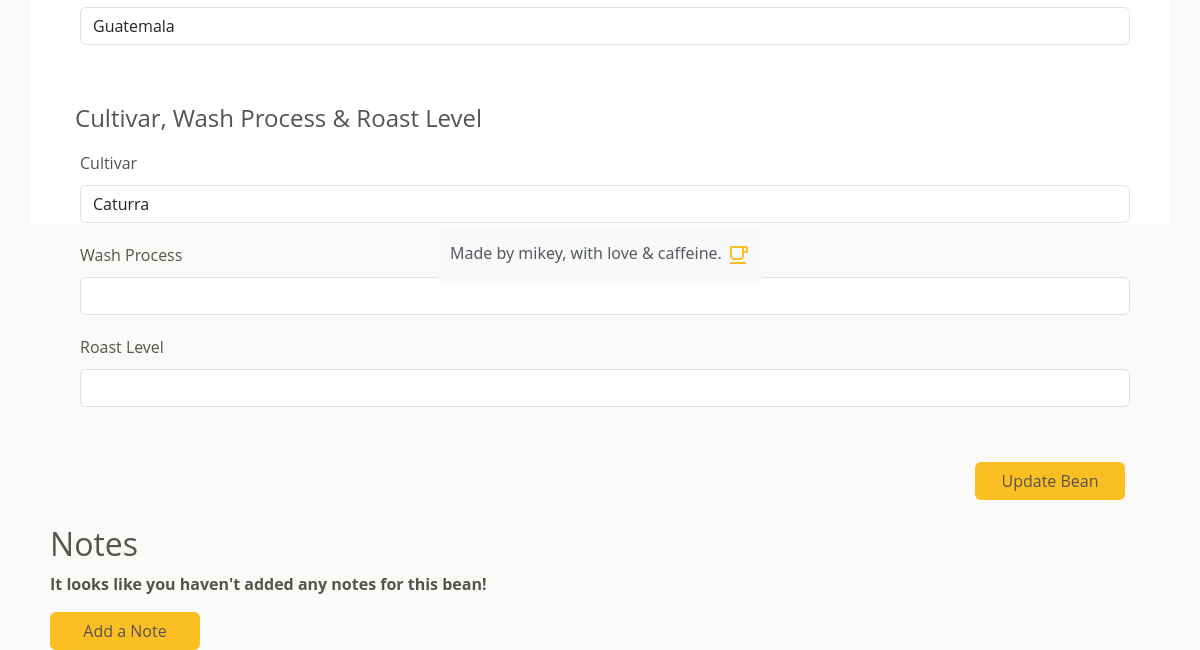
Before: /bean/1 (signed in, lower part) with the older database file.
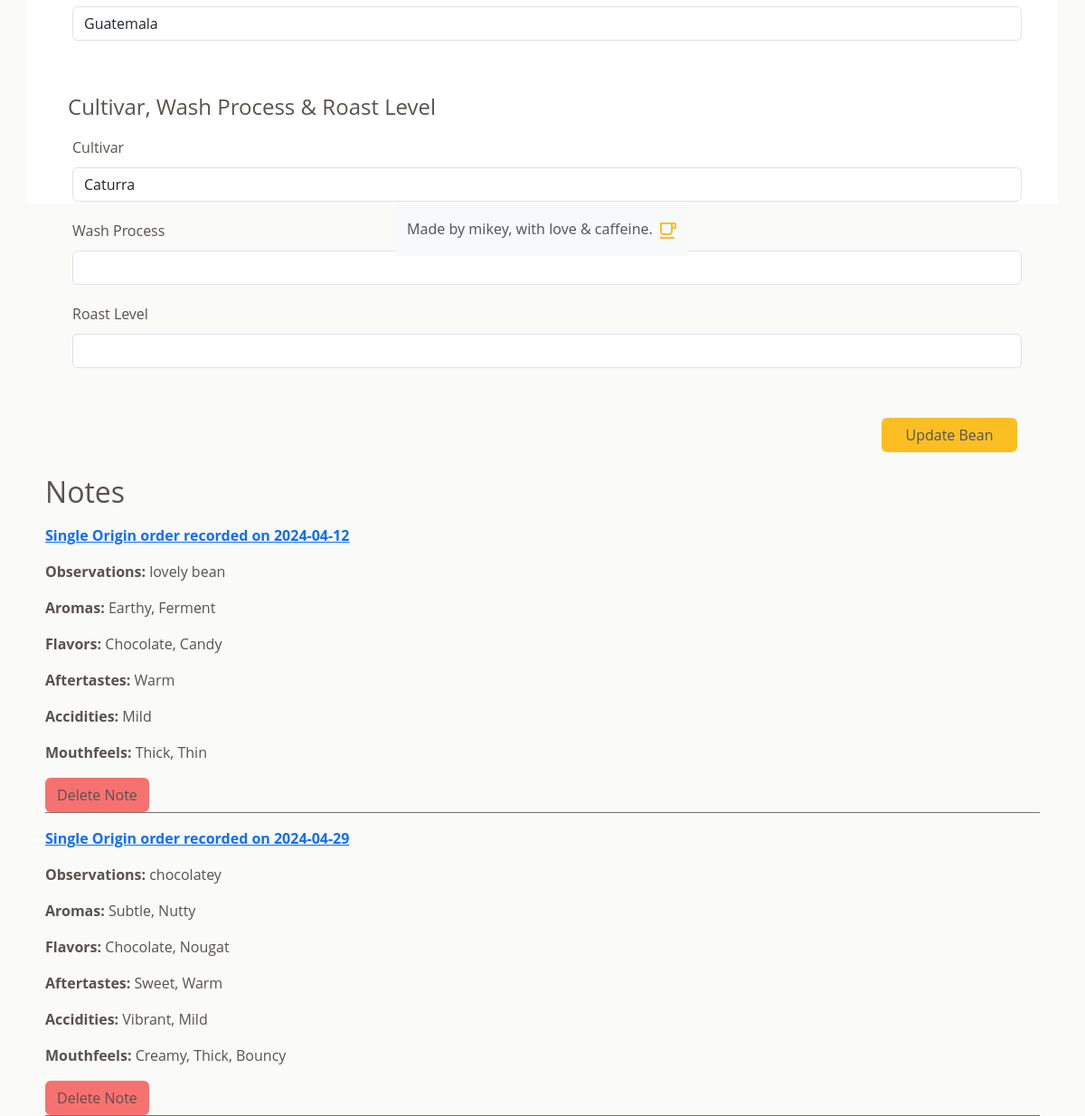
After: the same page with the newer database file.
### ch_100_app/models.py (models this page shows, shortened)
class Bean(db.Model):
    id = db.Column(db.Integer, primary_key=True)
    name = db.Column(db.String(60), nullable=False)
    origin = db.Column(db.String(100), nullable=False)
    cultivar = db.Column(db.String(60))
    wash_process = db.Column(db.Enum(WashProcess), nullable=False)
    roast_level = db.Column(db.Enum(RoastLevel), nullable=False)
    created_by_id = db.Column(db.Integer, db.ForeignKey("user.id"), nullable=False)
    notes = db.relationship("Note", back_populates="bean")
    created_by = db.relationship("User")

class Note(db.Model):
    id = db.Column(db.Integer, primary_key=True)
    bean_id = db.Column(db.Integer, db.ForeignKey("bean.id"), nullable=False)
    created_by_id = db.Column(db.Integer, db.ForeignKey("user.id"), nullable=False)
    order = db.Column(db.Enum(OrderCategory), default=OrderCategory.SINGLE_ORIGIN)
    brew_method = db.Column(db.Enum(BrewMethod), default=BrewMethod.DRIP)
    date_recorded = db.Column(db.Date, default=datetime.utcnow)
    observations = db.Column(db.Text, nullable=False)
    bean = db.relationship("Bean", back_populates="notes")
    created_by = db.relationship("User")
    aromas = db.relationship(
        "Aroma", secondary=note_aroma, backref=db.backref("notes", lazy="dynamic")
    )
    flavors = db.relationship(
        "Flavor", secondary=note_flavor, backref=db.backref("notes", lazy="dynamic")
    )
    aftertastes = db.relationship(
        "Aftertaste",
        secondary=note_aftertaste,
        backref=db.backref("notes", lazy="dynamic"),
    )
    acidities = db.relationship(
        "Acidity", secondary=note_acidity, backref=db.backref("notes", lazy="dynamic")
    )
    mouthfeels = db.relationship(
        "Mouthfeel",
        secondary=note_mouthfeel,
        backref=db.backref("notes", lazy="dynamic"),
    )

### ch_100_app/main/routes.py (the view, shortened to what this page needs)
@main.route("/bean/<bean_id>", methods=["GET", "POST"])
@login_required
def bean_detail(bean_id):
    bean = Bean.query.get(bean_id)
    form = BeanForm(obj=bean)
    form.submit.label.text = "Update Bean"
    form.wash_process.value = bean.wash_process
    form.wash_process.placeholder = bean.wash_process
    print(form.wash_process)
    print(bean.wash_process)
    notes = bean.notes
    return render_template("bean_detail.html", bean=bean, form=form, notes=notes)

### ch_100_app/extensions.py (called while the page is built)
@login_manager.user_loader
def load_user(user_id):
    return User.query.get(user_id)

### ch_100_app/utils.py (called while the page is built)
    def __str__(self):
        return str(self.value)

### ch_100_app/templates/bean_detail.html (shortened to what this page needs)
{% extends 'base.html' %}
{% from "_render_field.html" import render_field %}
{% block content %}
<form method="POST" action="{{ url_for('main.bean_detail', bean_id=bean.id) }}">
    <section>
    <fieldset>
      {{ render_field(form.origin) }}
    </fieldset>
  </section>
  <section>
    <fieldset>
      <legend>Cultivar, Wash Process & Roast Level</legend>
      {{ render_field(form.cultivar) }}
      {{ render_field(form.wash_process) }}
      {{ render_field(form.roast_level) }}
    </fieldset>
  </section>
  <section>
    <fieldset>
      {{ form.submit(class="btn")}}
    </fieldset>
  </section>
</form>
<h2>Notes</h1>
{% if notes %}
  {% for note in notes %}
    <div class="bean_detail_order">
      <a href="/note/{{ note.id }}"<p><strong>{{ note.order}} order recorded on {{ note.date_recorded }}</strong></p></a>
      <div>
        <p><strong>Observations:</strong> {{ note.observations }}</p>
        {% set aroma_names = [] %}
        {% for aroma in note.aromas %}
            {% set _ = aroma_names.append(aroma.name) %}
        {% endfor %}
        <p><strong>Aromas:</strong> {{ aroma_names|join(', ') }}</p>
        {% set flavor_names = [] %}
        {% for flavor in note.flavors %}
            {% set _ = flavor_names.append(flavor.name) %}
        {% endfor %}
        <p><strong>Flavors:</strong> {{ flavor_names|join(', ') }}</p>
        {% set aftertaste_names = [] %}
        {% for aftertaste in note.aftertastes %}
            {% set _ = aftertaste_names.append(aftertaste.name) %}
        {% endfor %}
        <p><strong>Aftertastes:</strong> {{ aftertaste_names|join(', ') }}</p>
        {% set acidity_names = [] %}
        {% for acidity in note.acidities %}
            {% set _ = acidity_names.append(acidity.name) %}
        {% endfor %}
        <p><strong>Accidities:</strong> {{ acidity_names|join(', ') }}</p>
        {% set mouthfeel_names = [] %}
        {% for mouthfeel in note.mouthfeels %}
            {% set _ = mouthfeel_names.append(mouthfeel.name) %}
        {% endfor %}
        <p><strong>Mouthfeels:</strong> {{ mouthfeel_names|join(', ') }}</p>
        <form method="POST" action="/delete_note/{{ note.id }}">
          <button type="submit" class="btn delete">Delete Note</button>
        </form>
      </div>    </div>
  {% endfor %}
{% else %}
  <p><strong>It looks like you haven't added any notes for this bean!</strong></p>
  <button id="add-a-note" class="btn"><a href="{{ url_for('main.new_note') }}">Add a Note</a>
{% endif %}
{% endblock %}

### ch_100_app/templates/base.html (shortened to what this page needs)
<!DOCTYPE html>
<html lang="en">
  <head>
    <link
      href="https://cdn.jsdelivr.net/npm/bootstrap@5.3.3/dist/css/bootstrap.min.css"
      rel="stylesheet"
    />
    <link rel="stylesheet" href="/static/style.css" />
  </head>
  <body>
    <div id="base-content">
       {% block content %} {% endblock %}
    </div>
  </body>
  <footer class="footer mt-auto py-3 bg-body-tertiary">
    <div class="container">
      <span class="text-body-secondary"
        >Made by mikey, with love & caffeine.
      </span>
    </div>
  </footer>
</html>

### ch_100_app/templates/_render_field.html (shortened to what this page needs)
{% macro render_field(field) %}
<div class="form-group">
  {{ field.label(class="form-control-label") }}
  {{ field(class="form-control", **kwargs) }}
</div>
{% endmacro %}

### ch_100_app/static/style.css (style rules this page uses)
html { height: 100%; }
body { display: flex; flex-direction: column; align-items: center; background-color: #fafaf9; height: 100%; }
#base-content { font-family: 'Open Sans', sans-serif; color: #57534e; width: 95%; background-color: white; padding: 20px; height: 100%; }
fieldset { display: flex; flex-direction: column; margin: 20px 0; padding: 20px; }
fieldset * { margin: 5px; }
fieldset input { padding: 5px; }
input[type='submit'] { width: 150px; align-self: flex-end; color: #57534e; }
.btn { background-color: #fbbf24; }
.delete { color: #57534e; background-color: #f87171; }
fieldset { margin-top: 0; margin-bottom: 0; }
.bean_detail_order { border-bottom: 1px solid #78716c; margin: 1rem 0px; }
footer { margin-top: auto; }

Changed rows visible on the page:
added Note: order "Single Origin", date_recorded "2024-04-12", observations "lovely bean", aroma_names "Earthy, Ferment", flavor_names "Chocolate, Candy", aftertaste_names "Warm", acidity_names "Mild", mouthfeel_names "Thick, Thin"
added Note: order "Single Origin", date_recorded "2024-04-29", observations "chocolatey", aroma_names "Subtle, Nutty", flavor_names "Chocolate, Nougat", aftertaste_names "Sweet, Warm", acidity_names "Vibrant, Mild", mouthfeel_names "Creamy, Thick, Bouncy"
Other visible differences:
text no longer shown: "It looks like you haven't added any notes for this bean! Add a Note"
